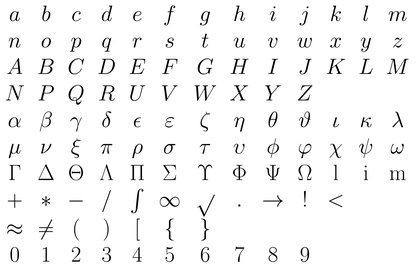
%> input picture standford/standford_code/reduced_characterPalette.jpg, 420 x 276 px, shrunk from 6561 x 4317 before the run
$ octave importCharacterTemplates.m   (GNU Octave 9; MATLAB toolbox functions it lacks are replaced by stand-ins)
%> lines starting %> are read from the running program, lines starting %| are printed output that depends on the picture; in (x1, y1, x2, y2) boxes, pixels count from 0 and x2, y2 are one past the last pixel; in counts of white or black regions, pixels touching at a corner belong together; the program's own positions count from 1
### standford/standford_code/fn_segment.m
function [ characters ] = fn_segment(eq, showFigs, figNum)
%fn_segment Segment and return characters from binary image
%
%   eq - A binary image [0,1] with desired characters in black, bkgrd white.
%   showFigs - Boolean. If true will show figures with processed output.
%       This includes the inverted binarized image with centroids, convex
%       hull, and bounding box. And figure showing each extracted character
%   figNum - The figure(#) to start at for displayed figures.
%   Returns: A struct containing a matrix of each extracted character and
%   the x/y location of the centroid of that character in the original img.
%   Also returns the bounding box of the character [x,y,x_lenght,y_length]
%
%   Detailed Description: This function will extract individual
%   characters/objects from the passed binary image. It assumes each
%   character has a stroke width of atleast 2-3 pixels and there is a
%   separation between each character of at least 1 pixel. Interior
%   contours and regions are ignored (e.g. the loops in a B are ignored so
%   it is 1 region).
%   If there are multiple objects within a region when extracting mask it
%   will only extract the largest (to handle things like square root where
%   it overlaps multiple objects but it should be the largest.
%   This function simply creates an edge map of the characters (same size
%   as original) and then finds the centroid, convex hull, and bounding
%   boxes which are then used for extraction.
%
%   Limitations: This will only extract characters as one character if they
%   are contiguous. Non-contiguous pieces will be extracted separately,
%   e.g. "=" will be two "-". Also Characters with intentionally
%   non-contiguous interior portions ignore e.g. certain styles of capital
%   Theta

if nargin == 1
    showFigs = false;
    figNum = 1;
elseif nargin == 2
    figNum = 1;
end

% Invert image
eq_inv = ones(size(eq)) - eq;

% Create Edge Map
se = ones(3,3);

exp = imerode(eq_inv, se);
eq_edges = xor(exp, eq_inv);

% Find Centroid for x/y location of each character
s = regionprops(eq_edges, 'Centroid');
ch = regionprops(eq_edges, 'ConvexHull');
bb = regionprops(eq_edges, 'BoundingBox');
imgs = regionprops(eq_edges, 'Image');
% Matrix of centroid locations
loc = cat(1, s.Centroid);
% Matrix of boundingbox corner and sizes
boundingboxes = cat(1, bb.BoundingBox);
% Round to whole pixel values and ensure still contains character for
%   character extraction purposes
boundingboxes = floor(boundingboxes);
boundingboxes(:,3:4) = boundingboxes(:,3:4) + 1;

% Check if entire ConvexHull is inside another Convex Hull
%  What to do with partially in? Ignore for now.
idx = [];
for i = 1:size(loc, 1)
    poly = cat(1, ch(i).ConvexHull);
    x = poly(:,1)';
    y = poly(:,2)';
    % Check if i is inside any other region
    for j = 1:size(ch,1)
        poly = cat(1, ch(j).ConvexHull);
        x_ch = poly(:,1)';
        y_ch = poly(:,2)';
        if((sum(~inpolygon(x,y,x_ch,y_ch)) == 0) && i ~= j)
            % If inside another convex hull, check to see if it is
            % completely surrounded by the pixels (1) of the character or
            % if there are gaps in the character in the convex hull
            BB_outer = boundingboxes(j,:);
            BB_inner = boundingboxes(i,:);
            % Adjust to BB_outer frame of reference
            BB_inner(1) = BB_inner(1) - BB_outer(1);
            BB_inner(2) = BB_inner(2) - BB_outer(2);

            outer = imgs(j).Image;
            % Project in all 4 directions to determine if fully bounded
            up = sum(outer(1:BB_inner(2)+BB_inner(4), ...
                BB_inner(1):(BB_inner(1)+BB_inner(3))),1);
            down = sum(outer(BB_inner(2):end,...
                BB_inner(1):(BB_inner(1)+BB_inner(3))),1);
            left = sum(outer(BB_inner(2):(BB_inner(2)+BB_inner(4)),...
                1:BB_inner(1)+BB_inner(3)),2);
            right = sum(outer(BB_inner(2):(BB_inner(2)+BB_inner(4)),...
                BB_inner(1):end),2);

            % Determine if any 0s in the summed directions, if so, then
            % keep the inner contour, if not, discard it.
            if((sum(up(:)==0) + sum(down(:)==0) + sum(left(:)==0)...
                    + sum(right(:)==0)) == 0)
                % Fully enclosed, no '0' values in any direction, remove
                idx = [idx i];
            end
        end
    end
end
% Remove duplicates
idx = unique(idx);
%Remove found interior points
if(~isempty(idx))
    for i = size(idx,2):-1:1
        loc(idx(i),:)=[];
        ch(idx(i))=[];
        boundingboxes(idx(i),:)=[];
        imgs(idx(i))=[];
    end
end

% Init struct to contain extracted characters and their x/y locations
characters(size(loc,1)).centroid = [];

% Extract each character from binary image based on bounding boxes
%   If there are issues with overlapping characters into nearby bounding
%   boxes, can use the Convex Hulls to create masks around desired char
for i = 1 : size(loc,1)
    characters(i).centroid = loc(i,:);
    % Add Bounding Box Information to equations
    characters(i).boundingbox = boundingboxes(i,:);

    % Check if more than 1 object in region, if so only extract largest
    %   Assume largest is like the sqrt, etc and the others will be
    %   extracted with other centroids
    region = eq_inv(boundingboxes(i,2):boundingboxes(i,2)+boundingboxes(i,4),...
        boundingboxes(i,1):boundingboxes(i,1)+boundingboxes(i,3),:);
    objects = bwconncomp(region);
    if(size(objects.PixelIdxList,2) > 1)
        numPixels = cellfun(@numel,objects.PixelIdxList);
        [~,idx] = max(numPixels);
       % Select largest object and set other values to 1 and largest object
       % region to 0
       region(:) = 1;
       region(objects.PixelIdxList{idx}) = 0;
       characters(i).img = region;
    else
        characters(i).img = eq(boundingboxes(i,2):boundingboxes(i,2)+boundingboxes(i,4),...
        boundingboxes(i,1):boundingboxes(i,1)+boundingboxes(i,3),:);
    end

    % Special Case for Squareroot. If "long" based on ratio threshold and
    % has a low solidity (so isn't - or ~) then treat as square root
    th_ratio = 1; % Threshold for ratio of wdith to height.
    th_sol = .2;
    sqrt_ratio = 0.7812; % Determined from squareroot template
    ratio = boundingboxes(i,3) / boundingboxes(i,4);
    sol = regionprops(ones(size(characters(i).img))-characters(i).img,...
            'solidity');
    % If meets criteria for squareroot, crop image
    if(ratio > th_ratio && sol.Solidity < th_sol)
        new_w = round(boundingboxes(i,4) * sqrt_ratio);
        characters(i).img = characters(i).img(:,1:new_w);
        % Trim top part of squareroot off
        idx = find(~characters(i).img(:,end));
        last = idx(end);
        characters(i).img = characters(i).img(last+1:end,:);
    end
end

%% Only show figures if boolean passed to show them
if showFigs
    % Plot centroids, bounding boxes, convex hulls on image
    figure(figNum);
    imshow(eq_edges);
    for i = 1:size(loc, 1) % Assumes same # centroid and convex hull
        % Plot centroids
        x = loc(i,1);
        y = loc(i,2);
        text(x, y, '*' ,'Color', 'yellow', 'FontSize', 14);
        % Plot Convex Hull
        poly = cat(1, ch(i).ConvexHull);
        x = poly(:,1)';
        y = poly(:,2)';
        hold on;
        plot([x x(1)],[y y(1)],'r-');
        hold off;
        % Plot Bounding Box
        rectangle('position',boundingboxes(i,:),'Edgecolor','g')
    end

    % Show all extracted characters
    figure(figNum + 1);
    for i =1:size(characters,2)
        dim = ceil(sqrt(size(characters,2)));
       subplot(dim, dim,i);
       imshow(characters(i).img);
       title(sprintf('%d',i));
    end
end

end

### standford/standford_code/importCharacterTemplates.m
% Project - Import Templates for Character Recognition and create
% Classifier matrix
% Jim Brewer
% EE368
% Nov 18, 2015

% Helper Script to create the MatLab data of the character templates and
% their character string and identifier data. Output used by "fn_main.m"
%   **Be sure to set and uncomment the names for the saved out character
%   palette and classifier matrices below.

palette = im2double(rgb2gray(imread(strcat(pwd,'/reduced_characterPalette.jpg'))));
%> palette: size 276x420 double; min 0, max 1, mean 0.96
th = graythresh(palette);
%> th = 0.651
pal_bin = palette;
pal_bin(palette <= th) = 0;
pal_bin(palette > th) = 1;
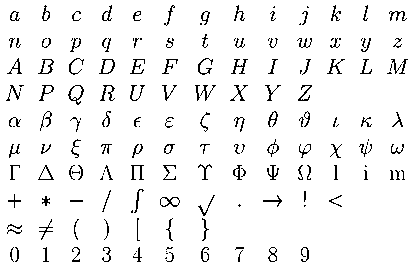
%> pal_bin: size 276x420 double; values 0 (black) and 1 (white), 95.2% white; black in thin lines or dots, all inside (x1, y1, x2, y2) = (6, 5, 408, 262)

%% Extract character templates
chars = fn_segment(pal_bin);
%> in fn_segment, `exp = imerode(eq_inv, se);`:
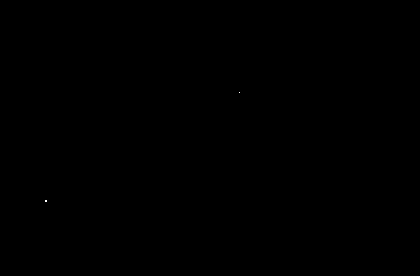
%> exp: size 276x420 double; values 0 (black) and 1 (white), 0% white in thin lines or dots, all inside (x1, y1, x2, y2) = (45, 92, 240, 202)
%> in fn_segment, `s = regionprops(eq_edges, 'Centroid');`: s = 170 regions; first 5, Centroid: [14 93.9], [16.9 68.3], [15.2 227.2], [15 232.2], [15 201.5]
%> in fn_segment, `ch = regionprops(eq_edges, 'ConvexHull');`: ch = 170 items
%> in fn_segment, `bb = regionprops(eq_edges, 'BoundingBox');`: bb = 170 regions; largest, box (x1, y1, x2, y2): (198, 195, 215, 216), (68, 85, 84, 105), (39, 219, 53, 240), (230, 85, 248, 101), (327, 59, 345, 74)
%> in fn_segment, `imgs = regionprops(eq_edges, 'Image');`: imgs = 170 items
%> in fn_segment, `loc = cat(1, s.Centroid);`: loc = 170 rows, first 12: [14 93.91; 16.93 68.31; 15.19 227.2; 15.04 232.2; 15 201.5; 12.05 42.59; 15.19 122.6; 14.56 151; 15.1 17; 13.6 171.9; 12.14 255; 14.5 127]
%> in fn_segment, `boundingboxes = cat(1, bb.BoundingBox);`: boundingboxes = 170 rows, first 8: [6.5 85.5 14 16; 7.5 58.5 15 16; 7.5 224.5 15 5; 7.5 229.5 15 5; 8.5 194.5 13 14; 9.5 38.5 6 10; 9.5 117.5 12 10; 9.5 144.5 11 14]
%> in fn_segment, `boundingboxes = floor(boundingboxes);`: boundingboxes = 170 rows, first 8: [6 85 14 16; 7 58 15 16; 7 224 15 5; 7 229 15 5; 8 194 13 14; 9 38 6 10; 9 117 12 10; 9 144 11 14]
%> the loop in fn_segment, `for i = 1:size(loc, 1)` made 12 passes
%> the run ends on the next line
